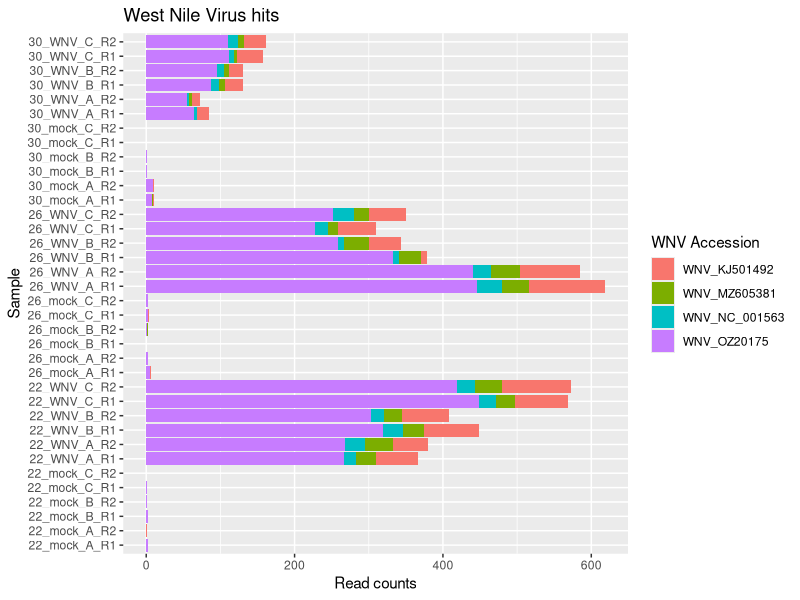
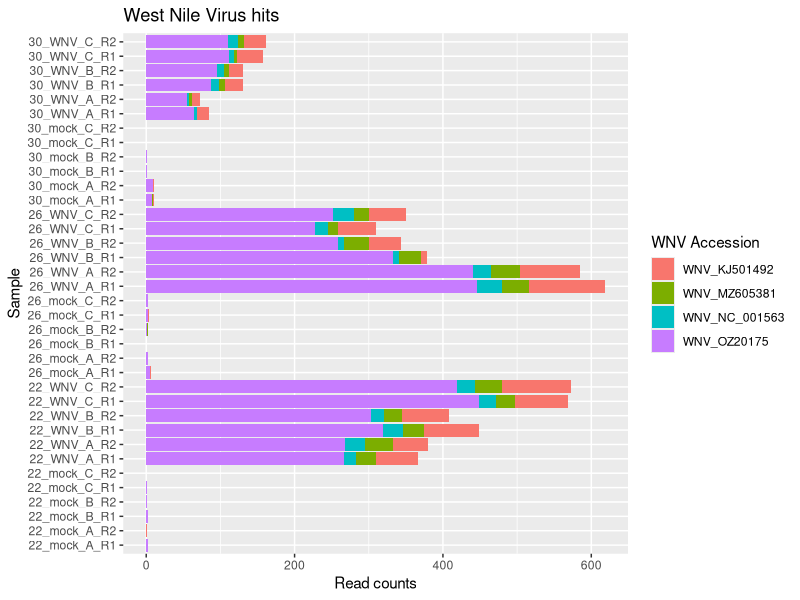

R code for these plots, in order:
## ---- chunk 1
knitr::opts_chunk$set(echo = TRUE)
library(tidyverse)
library(magrittr)
## ---- chunk 2
x = read.table('fastq_screen_plot.txt', sep="\t", header=T)
counts = x %>% pivot_longer(cols=-Sample,values_to = 'count')
counts %<>% mutate(Sample=as.factor(Sample))
counts %<>% mutate(name=as.factor(name))
counts %<>% mutate(
  Sample_short=
    str_replace(
   str_replace(
     str_replace(
       str_replace(Sample, "_S[0-9]+_L003", ""),
       "DeDupTrimmed.", 
       ""
     ),
     "_S[0-9]+_L003", 
     ""
   ),
   "_001_screen",
  "")
)
counts %<>% mutate("WNV Accession"=name)
## ---- chunk 3
WNV_counts = counts %>% filter(str_detect(name, "WNV"))
WNV_counts %>% ggplot(aes(y=Sample_short, x=count, fill=`WNV Accession`)) + geom_col() + ggtitle("West Nile Virus hits") + xlab("Read counts") + ylab("Sample")
ggsave("WNV_breakdown.png")  
